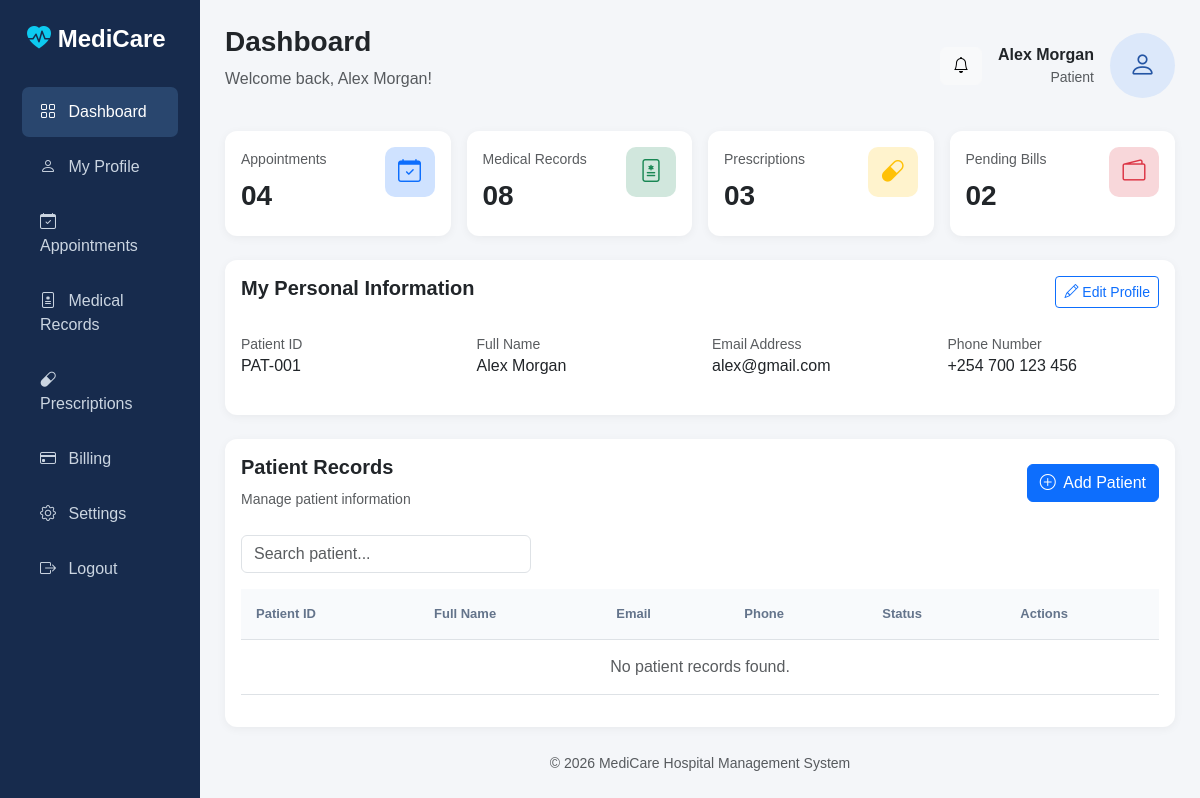
Before: /patient/dashboard/ with the older database file.
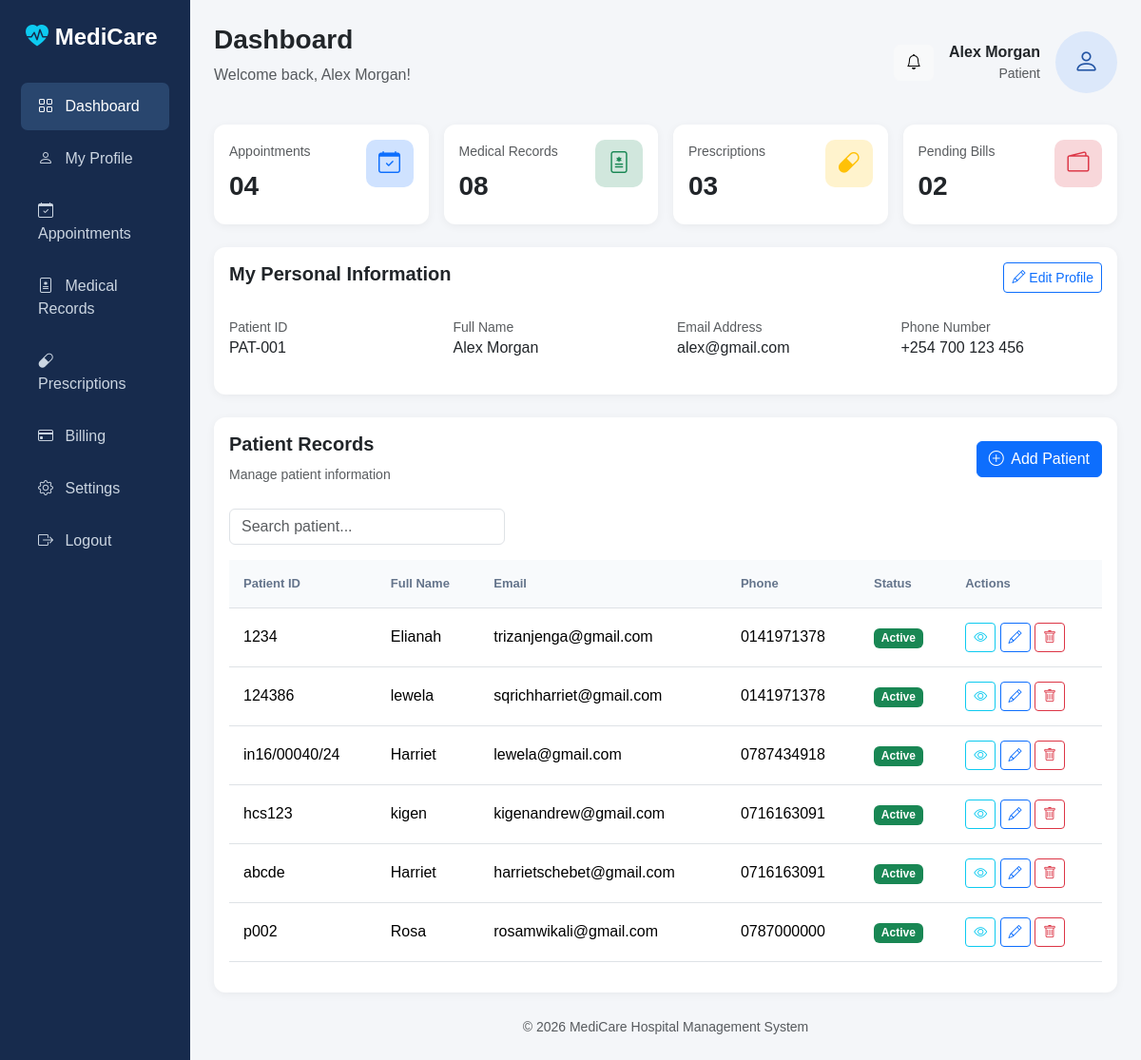
After: the same page with the newer database file.
### patient/models.py (models this page shows, shortened)
class Patient(models.Model):
    patient_id = models.CharField(max_length=100, unique=True)
    name = models.CharField(max_length=100)
    age = models.IntegerField()
    gender = models.CharField(max_length=10)
    address = models.TextField()
    phone_number = models.CharField(max_length=15)
    email = models.EmailField(unique=True)

### patient/views.py (the view)
# urls.py: path('dashboard/',views.dashboard,name="dashboard"),
def dashboard(request):
    patients = Patient.objects.all()
    return render(request, 'dashboard.html', {'patients': patients})

### patient/templates/dashboard.html (shortened to what this page needs)
<!DOCTYPE html>
<html lang="en">
<head>
    <link href="https://cdn.jsdelivr.net/npm/bootstrap@5.3.3/dist/css/bootstrap.min.css" rel="stylesheet">
    <link href="https://cdn.jsdelivr.net/npm/bootstrap-icons@1.11.3/font/bootstrap-icons.css" rel="stylesheet">
</head>
<body>
<div class="container-fluid">
    <div class="row">
        <div class="col-md-2 sidebar">
            <h4>
                <i class="bi bi-heart-pulse-fill text-info"></i>
                MediCare
            </h4>
            <a href="#" class="active">
                <i class="bi bi-grid me-2"></i> Dashboard
            </a>
            <a href="#">
                <i class="bi bi-person me-2"></i> My Profile
            </a>
            <a href="#">
                <i class="bi bi-calendar-check me-2"></i> Appointments
            </a>
            <a href="#">
                <i class="bi bi-file-medical me-2"></i> Medical Records
            </a>
            <a href="#">
                <i class="bi bi-capsule me-2"></i> Prescriptions
            </a>
            <a href="#">
                <i class="bi bi-credit-card me-2"></i> Billing
            </a>
            <a href="#">
                <i class="bi bi-gear me-2"></i> Settings
            </a>
            <a href="{% url 'logout' %}">
                <i class="bi bi-box-arrow-right me-2"></i> Logout
            </a>
        </div>
        <div class="col-md-10 main-content">
            <div class="d-flex justify-content-between align-items-center mb-4">
                <div>
                    <h3 class="fw-bold">Dashboard</h3>
                    <p class="text-muted">Welcome back, Alex Morgan!</p>
                </div>
                <div class="d-flex align-items-center gap-3">
                    <button class="btn btn-light">
                        <i class="bi bi-bell"></i>
                    </button>
                    <div class="text-end">
                        <strong>Alex Morgan</strong>
                        <small class="d-block text-muted">Patient</small>
                    </div>
                    <div class="profile-image">
                        <i class="bi bi-person"></i>
                    </div>
                </div>
            </div>
            <div class="row g-3 mb-4">
                <div class="col-lg-3 col-md-6">
                    <div class="card dashboard-card p-3">
                        <div class="d-flex justify-content-between">
                            <div>
                                <small class="text-muted">Appointments</small>
                                <h3 class="fw-bold mt-2">04</h3>
                            </div>
                            <div class="card-icon bg-primary-subtle text-primary">
                                <i class="bi bi-calendar-check"></i>
                            </div>
                        </div>
                    </div>
                </div>
                <div class="col-lg-3 col-md-6">
                    <div class="card dashboard-card p-3">
                        <div class="d-flex justify-content-between">
                            <div>
                                <small class="text-muted">Medical Records</small>
                                <h3 class="fw-bold mt-2">08</h3>
                            </div>
                            <div class="card-icon bg-success-subtle text-success">
                                <i class="bi bi-file-medical"></i>
                            </div>
                        </div>
                    </div>
                </div>
                <div class="col-lg-3 col-md-6">
                    <div class="card dashboard-card p-3">
                        <div class="d-flex justify-content-between">
                            <div>
                                <small class="text-muted">Prescriptions</small>
                                <h3 class="fw-bold mt-2">03</h3>
                            </div>
                            <div class="card-icon bg-warning-subtle text-warning">
                                <i class="bi bi-capsule"></i>
                            </div>
                        </div>
                    </div>
                </div>
                <div class="col-lg-3 col-md-6">
                    <div class="card dashboard-card p-3">
                        <div class="d-flex justify-content-between">
                            <div>
                                <small class="text-muted">Pending Bills</small>
                                <h3 class="fw-bold mt-2">02</h3>
                            </div>
                            <div class="card-icon bg-danger-subtle text-danger">
                                <i class="bi bi-wallet2"></i>
                            </div>
                        </div>
                    </div>
                </div>
            </div>
            <div class="card profile-card mb-4">
                <div class="card-body">
                    <div class="d-flex justify-content-between mb-4">
                        <h5 class="fw-bold">My Personal Information</h5>
                        <button class="btn btn-outline-primary btn-sm">
                            <i class="bi bi-pencil"></i> Edit Profile
                        </button>
                    </div>
                    <div class="row">
                        <div class="col-md-3 mb-3">
                            <small class="text-muted">Patient ID</small>
                            <h6>PAT-001</h6>
                        </div>
                        <div class="col-md-3 mb-3">
                            <small class="text-muted">Full Name</small>
                            <h6>Alex Morgan</h6>
                        </div>
                        <div class="col-md-3 mb-3">
                            <small class="text-muted">Email Address</small>
                            <h6>alex@gmail.com</h6>
                        </div>
                        <div class="col-md-3 mb-3">
                            <small class="text-muted">Phone Number</small>
                            <h6>+254 700 123 456</h6>
                        </div>
                    </div>
                </div>
            </div>
            <div class="card table-card">
                <div class="card-body">
                    <div class="d-flex flex-wrap justify-content-between align-items-center mb-4">
                        <div>
                            <h5 class="fw-bold">Patient Records</h5>
                            <small class="text-muted">
                                Manage patient information
                            </small>
                        </div>
                        <a href="{% url 'add_patient' %}" class="btn btn-primary">
                            <i class="bi bi-plus-circle me-1"></i>
                            Add Patient
                        </a>
                    </div>
                    <div class="row mb-3">
                        <div class="col-md-4">
                            <input type="text"
                                   class="form-control"
                                   placeholder="Search patient...">
                        </div>
                    </div>
                    <div class="table-responsive">
                        <table class="table table-hover">
                            <thead>
                                <tr>
                                    <th>Patient ID</th>
                                    <th>Full Name</th>
                                    <th>Email</th>
                                    <th>Phone</th>
                                    <th>Status</th>
                                    <th>Actions</th>
                                </tr>
                            </thead>
                            <tbody>
                                {% for patient in patients %}
                                <tr>
                                    <td>{{ patient.patient_id }}</td>
                                    <td>{{ patient.name }}</td>
                                    <td>{{ patient.email }}</td>
                                    <td>{{ patient.phone_number }}</td>
                                    <td>
                                        <span class="badge bg-success">
                                            Active
                                        </span>
                                    </td>
                                    <td>
                                        <a href="{% url 'view_patient' patient.id %}"
                                           class="btn btn-sm btn-outline-info"
                                           title="View Patient">
                                            <i class="bi bi-eye"></i>
                                        </a>
                                        <a href="{% url 'edit_patient' patient.id %}"
                                           class="btn btn-sm btn-outline-primary"
                                           title="Edit Patient">
                                            <i class="bi bi-pencil"></i>
                                        </a>
                                        <a href="{% url 'delete_patient' patient.id %}"
                                           class="btn btn-sm btn-outline-danger"
                                           title="Delete Patient">
                                            <i class="bi bi-trash"></i>
                                        </a>
                                    </td>
                                </tr>
                                {% empty %}
                                <tr>
                                    <td colspan="6" class="text-center text-muted">
                                        No patient records found.
                                    </td>
                                </tr>
                                {% endfor %}
                            </tbody>
                        </table>
                    </div>
                </div>
            </div>
            <footer class="text-center text-muted mt-4">
                <small>
                    © 2026 MediCare Hospital Management System
                </small>
            </footer>
        </div>
    </div>
</div>
</body>
</html>

### patient/templates/dashboard.html (style rules this page uses)
body { background-color: #f4f6f9; font-family: Arial, sans-serif; }
.sidebar { background: #172b4d; min-height: 100vh; color: white; }
.sidebar h4 { padding: 25px 15px; font-weight: bold; }
.sidebar a { display: block; color: #cbd5e1; padding: 13px 18px; text-decoration: none; border-radius: 7px; margin: 5px 10px; }
.sidebar a:hover, .sidebar a.active { background: #29466e; color: white; }
.main-content { padding: 25px; }
.dashboard-card { border: none; border-radius: 12px; box-shadow: 0 2px 10px rgba(0, 0, 0, 0.05); }
.card-icon { width: 50px; height: 50px; border-radius: 10px; display: flex; align-items: center; justify-content: center; font-size: 23px; }
.profile-card { border: none; border-radius: 12px; box-shadow: 0 2px 10px rgba(0, 0, 0, 0.05); }
.profile-image { width: 65px; height: 65px; border-radius: 50%; background: #dce8fa; color: #2455a4; display: flex; align-items: center; justify-content: center; font-size: 27px; }
.table-card { border: none; border-radius: 12px; box-shadow: 0 2px 10px rgba(0, 0, 0, 0.05); }
.table th { background: #f8fafc; color: #64748b; font-size: 13px; padding: 15px; }
.table td { padding: 15px; vertical-align: middle; }

Changed rows visible on the page:
added Patient: patient_id "1234", name "Elianah", email "trizanjenga@gmail.com", phone_number "0141971378"
added Patient: patient_id "124386", name "lewela", email "sqrichharriet@gmail.com", phone_number "0141971378"
added Patient: patient_id "in16/00040/24", name "Harriet", email "lewela@gmail.com", phone_number "0787434918"
added Patient: patient_id "hcs123", name "kigen", email "kigenandrew@gmail.com", phone_number "0716163091"
added Patient: patient_id "abcde", name "Harriet", email "harrietschebet@gmail.com", phone_number "0716163091"
added Patient: patient_id "p002", name "Rosa", email "rosamwikali@gmail.com", phone_number "0787000000"
Other visible differences:
text no longer shown: "No patient records found."
